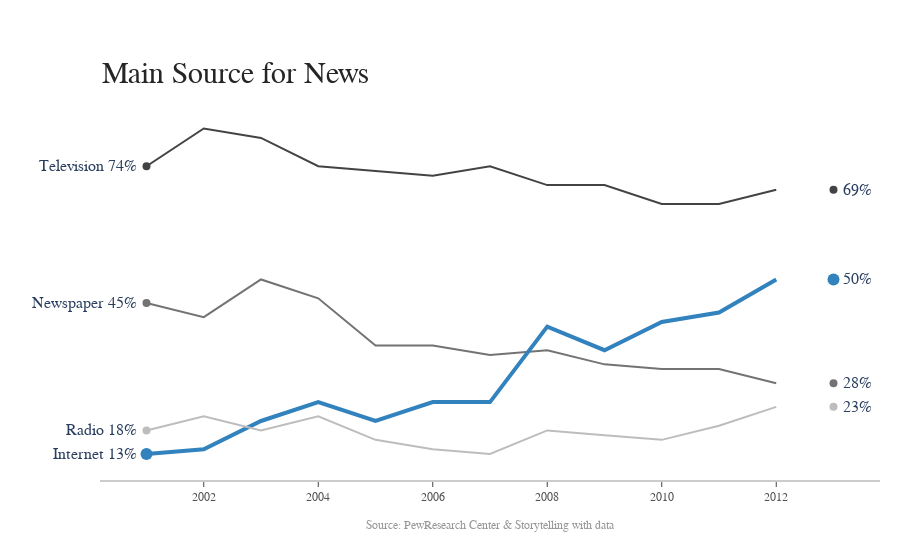

Notebook source saved alongside this figure:
### Code cell
title = 'Main Source for News'
labels = ['Television', 'Newspaper', 'Internet', 'Radio']
colors = ['rgb(67,67,67)', 'rgb(115,115,115)', 'rgb(49,130,189)', 'rgb(189,189,189)']

mode_size = [8, 8, 12, 8]
line_size = [2, 2, 4, 2]

x_data = np.vstack((np.arange(2001, 2014),)*4)

y_data = np.array([
    [74, 82, 80, 74, 73, 72, 74, 70, 70, 66, 66, 69],
    [45, 42, 50, 46, 36, 36, 34, 35, 32, 31, 31, 28],
    [13, 14, 20, 24, 20, 24, 24, 40, 35, 41, 43, 50],
    [18, 21, 18, 21, 16, 14, 13, 18, 17, 16, 19, 23],
])

fig = go.Figure()

for i in range(0, 4):
    fig.add_trace(go.Scatter(x=x_data[i], y=y_data[i], mode='lines',
        name=labels[i],
        line=dict(color=colors[i], width=line_size[i]),
        connectgaps=True,
    ))

    # endpoints
    fig.add_trace(go.Scatter(
        x=[x_data[i][0], x_data[i][-1]],
        y=[y_data[i][0], y_data[i][-1]],
        mode='markers',
        marker=dict(color=colors[i], size=mode_size[i])
    ))

fig.update_layout(
    xaxis=dict(
        showline=True,
        showgrid=False,
        showticklabels=True,
        linecolor='rgb(204, 204, 204)',
        linewidth=2,
        ticks='outside',
        tickfont=dict(
            family='Arial',
            size=12,
            color='rgb(82, 82, 82)',
        ),
    ),
    yaxis=dict(
        showgrid=False,
        zeroline=False,
        showline=False,
        showticklabels=False,
    ),
    autosize=False,
    margin=dict(
        autoexpand=False,
        l=100,
        r=20,
        t=110,
    ),
    showlegend=False,
    plot_bgcolor='white'
)

annotations = []

# Adding labels
for y_trace, label, color in zip(y_data, labels, colors):
    # labeling the left_side of the plot
    annotations.append(dict(xref='paper', x=0.05, y=y_trace[0],
                                  xanchor='right', yanchor='middle',
                                  text=label + ' {}%'.format(y_trace[0]),
                                  font=dict(family='Arial',
                                            size=16),
                                  showarrow=False))
    # labeling the right_side of the plot
    annotations.append(dict(xref='paper', x=0.95, y=y_trace[11],
                                  xanchor='left', yanchor='middle',
                                  text='{}%'.format(y_trace[11]),
                                  font=dict(family='Arial',
                                            size=16),
                                  showarrow=False))
# Title
annotations.append(dict(xref='paper', yref='paper', x=0.0, y=1.05,
                              xanchor='left', yanchor='bottom',
                              text='Main Source for News',
                              font=dict(family='Arial',
                                        size=30,
                                        color='rgb(37,37,37)'),
                              showarrow=False))
# Source
annotations.append(dict(xref='paper', yref='paper', x=0.5, y=-0.1,
                              xanchor='center', yanchor='top',
                              text='Source: PewResearch Center & ' +
                                   'Storytelling with data',
                              font=dict(family='Arial',
                                        size=12,
                                        color='rgb(150,150,150)'),
                              showarrow=False))

fig.update_layout(annotations=annotations)

fig.show()

### Figure 1 — Plotly figure (JSON) as saved in the notebook; plotly's stock layout.template omitted (floating-point values rounded to 4 significant figures)
{"data": [{"connectgaps": true, "line": {"color": "rgb(67,67,67)", "width": 2}, "mode": "lines", "name": "Television", "type": "scatter", "x": [2001, 2002, 2003, 2004, 2005, 2006, 2007, 2008, 2009, 2010, 2011, 2012, 2013], "y": [74, 82, 80, 74, 73, 72, 74, 70, 70, 66, 66, 69]}, {"marker": {"color": "rgb(67,67,67)", "size": 8}, "mode": "markers", "type": "scatter", "x": [2001, 2013], "y": [74, 69]}, {"connectgaps": true, "line": {"color": "rgb(115,115,115)", "width": 2}, "mode": "lines", "name": "Newspaper", "type": "scatter", "x": [2001, 2002, 2003, 2004, 2005, 2006, 2007, 2008, 2009, 2010, 2011, 2012, 2013], "y": [45, 42, 50, 46, 36, 36, 34, 35, 32, 31, 31, 28]}, {"marker": {"color": "rgb(115,115,115)", "size": 8}, "mode": "markers", "type": "scatter", "x": [2001, 2013], "y": [45, 28]}, {"connectgaps": true, "line": {"color": "rgb(49,130,189)", "width": 4}, "mode": "lines", "name": "Internet", "type": "scatter", "x": [2001, 2002, 2003, 2004, 2005, 2006, 2007, 2008, 2009, 2010, 2011, 2012, 2013], "y": [13, 14, 20, 24, 20, 24, 24, 40, 35, 41, 43, 50]}, {"marker": {"color": "rgb(49,130,189)", "size": 12}, "mode": "markers", "type": "scatter", "x": [2001, 2013], "y": [13, 50]}, {"connectgaps": true, "line": {"color": "rgb(189,189,189)", "width": 2}, "mode": "lines", "name": "Radio", "type": "scatter", "x": [2001, 2002, 2003, 2004, 2005, 2006, 2007, 2008, 2009, 2010, 2011, 2012, 2013], "y": [18, 21, 18, 21, 16, 14, 13, 18, 17, 16, 19, 23]}, {"marker": {"color": "rgb(189,189,189)", "size": 8}, "mode": "markers", "type": "scatter", "x": [2001, 2013], "y": [18, 23]}], "layout": {"annotations": [{"font": {"family": "Arial", "size": 16}, "showarrow": false, "text": "Television 74%", "x": 0.05, "xanchor": "right", "xref": "paper", "y": 74, "yanchor": "middle"}, {"font": {"family": "Arial", "size": 16}, "showarrow": false, "text": "69%", "x": 0.95, "xanchor": "left", "xref": "paper", "y": 69, "yanchor": "middle"}, {"font": {"family": "Arial", "size": 16}, "showarrow": false, "text": "Newspaper 45%", "x": 0.05, "xanchor": "right", "xref": "paper", "y": 45, "yanchor": "middle"}, {"font": {"family": "Arial", "size": 16}, "showarrow": false, "text": "28%", "x": 0.95, "xanchor": "left", "xref": "paper", "y": 28, "yanchor": "middle"}, {"font": {"family": "Arial", "size": 16}, "showarrow": false, "text": "Internet 13%", "x": 0.05, "xanchor": "right", "xref": "paper", "y": 13, "yanchor": "middle"}, {"font": {"family": "Arial", "size": 16}, "showarrow": false, "text": "50%", "x": 0.95, "xanchor": "left", "xref": "paper", "y": 50, "yanchor": "middle"}, {"font": {"family": "Arial", "size": 16}, "showarrow": false, "text": "Radio 18%", "x": 0.05, "xanchor": "right", "xref": "paper", "y": 18, "yanchor": "middle"}, {"font": {"family": "Arial", "size": 16}, "showarrow": false, "text": "23%", "x": 0.95, "xanchor": "left", "xref": "paper", "y": 23, "yanchor": "middle"}, {"font": {"color": "rgb(37,37,37)", "family": "Arial", "size": 30}, "showarrow": false, "text": "Main Source for News", "x": 0, "xanchor": "left", "xref": "paper", "y": 1.05, "yanchor": "bottom", "yref": "paper"}, {"font": {"color": "rgb(150,150,150)", "family": "Arial", "size": 12}, "showarrow": false, "text": "Source: PewResearch Center & Storytelling with data", "x": 0.5, "xanchor": "center", "xref": "paper", "y": -0.1, "yanchor": "top", "yref": "paper"}], "autosize": false, "margin": {"autoexpand": false, "l": 100, "r": 20, "t": 110}, "plot_bgcolor": "white", "showlegend": false, "xaxis": {"linecolor": "rgb(204, 204, 204)", "linewidth": 2, "showgrid": false, "showline": true, "showticklabels": true, "tickfont": {"color": "rgb(82, 82, 82)", "family": "Arial", "size": 12}, "ticks": "outside"}, "yaxis": {"showgrid": false, "showline": false, "showticklabels": false, "zeroline": false}}}
